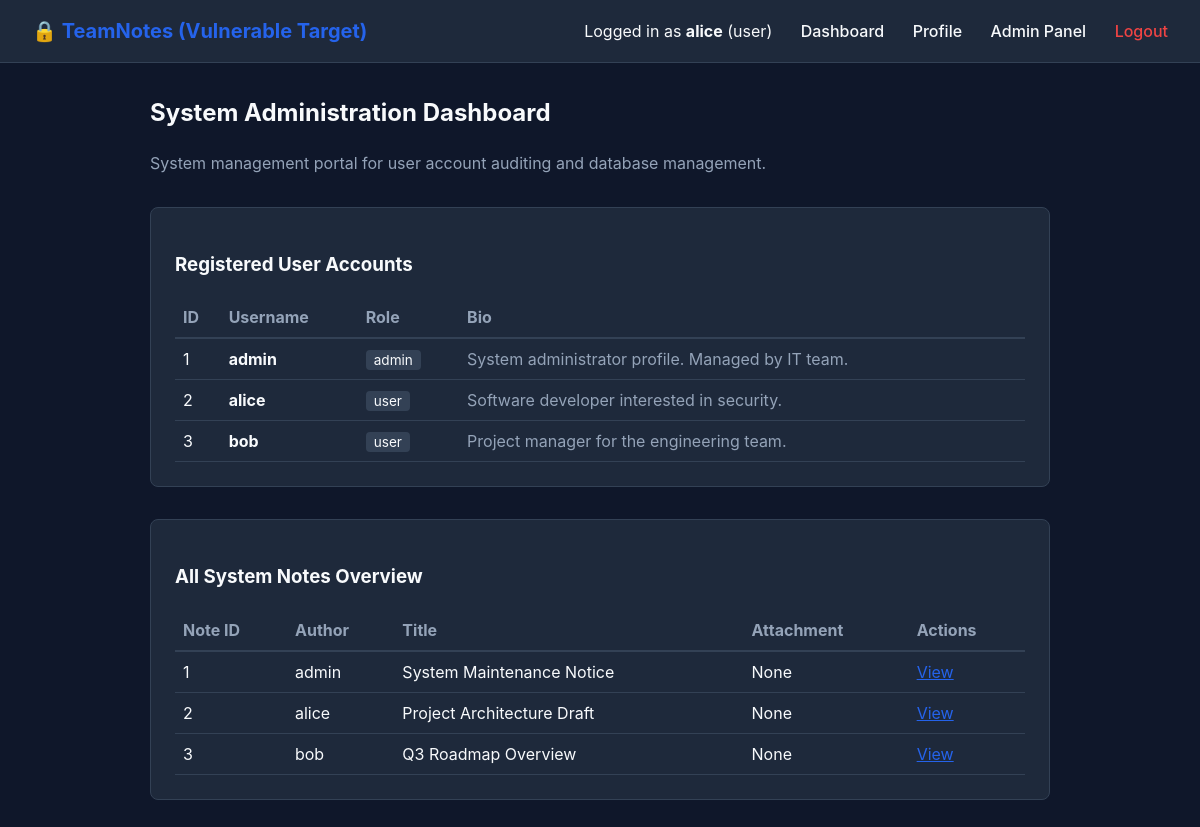
/admin (signed in), run on the app's committed database.
### tables this page shows
CREATE TABLE users (
            id INTEGER PRIMARY KEY AUTOINCREMENT,
            username TEXT UNIQUE NOT NULL,
            password TEXT NOT NULL,
            role TEXT NOT NULL DEFAULT 'user',
            bio TEXT DEFAULT ''
        );

CREATE TABLE notes (
            id INTEGER PRIMARY KEY AUTOINCREMENT,
            user_id INTEGER NOT NULL,
            title TEXT NOT NULL,
            content TEXT NOT NULL,
            attachment TEXT DEFAULT '',
            created_at TIMESTAMP DEFAULT CURRENT_TIMESTAMP,
            FOREIGN KEY (user_id) REFERENCES users (id)
        );

### app_vulnerable/app.py (the view)
@app.route('/admin')
def admin_panel():
    if 'user' not in session:
        return redirect(url_for('login'))
    users = database.get_all_users()
    notes = database.get_all_notes()
    return render_template('admin.html', user=session['user'], all_users=users, all_notes=notes)

### app_vulnerable/app.py (called while the page is built)
@app.before_request
def load_custom_session():
    custom_session_cookie = request.cookies.get('user_session_state')
    if custom_session_cookie:
        try:
            raw_bytes = base64.b64decode(custom_session_cookie)
            session['custom_state'] = pickle.loads(raw_bytes)
        except Exception:
            pass

### app_vulnerable/database.py (called while the page is built)
def get_db_connection():
    conn = sqlite3.connect(DB_FILE)
    conn.row_factory = sqlite3.Row
    return conn

def get_all_notes():
    conn = get_db_connection()
    cursor = conn.cursor()
    cursor.execute("SELECT notes.*, users.username FROM notes JOIN users ON notes.user_id = users.id ORDER BY created_at DESC")
    notes = cursor.fetchall()
    conn.close()
    return notes

def get_all_users():
    conn = get_db_connection()
    cursor = conn.cursor()
    cursor.execute("SELECT id, username, role, bio FROM users")
    users = cursor.fetchall()
    conn.close()
    return users

### app_vulnerable/templates/admin.html (shortened to what this page needs)
{% extends 'base.html' %}
{% block content %}
<div style="margin-bottom: 2rem;">
    <h2>System Administration Dashboard</h2>
    <p style="color: var(--text-muted);">
        System management portal for user account auditing and database management.
    </p>
</div>
<div class="card" style="margin-bottom: 2rem;">
    <h3>Registered User Accounts</h3>
    <table style="width: 100%; border-collapse: collapse; margin-top: 1rem; text-align: left;">
        <thead>
            <tr style="border-bottom: 2px solid var(--border-color); color: var(--text-muted);">
                <th style="padding: 0.5rem;">ID</th>
                <th style="padding: 0.5rem;">Username</th>
                <th style="padding: 0.5rem;">Role</th>
                <th style="padding: 0.5rem;">Bio</th>
            </tr>
        </thead>
        <tbody>
            {% for u in all_users %}
                <tr style="border-bottom: 1px solid var(--border-color);">
                    <td style="padding: 0.5rem;">{{ u.id }}</td>
                    <td style="padding: 0.5rem;"><strong>{{ u.username }}</strong></td>
                    <td style="padding: 0.5rem;"><span style="background: #334155; padding: 2px 8px; border-radius: 4px; font-size: 0.85rem;">{{ u.role }}</span></td>
                    <td style="padding: 0.5rem; color: var(--text-muted);">{{ u.bio[:50] if u.bio else 'No bio' }}</td>
                </tr>
            {% endfor %}
        </tbody>
    </table>
</div>
<div class="card">
    <h3>All System Notes Overview</h3>
    <table style="width: 100%; border-collapse: collapse; margin-top: 1rem; text-align: left;">
        <thead>
            <tr style="border-bottom: 2px solid var(--border-color); color: var(--text-muted);">
                <th style="padding: 0.5rem;">Note ID</th>
                <th style="padding: 0.5rem;">Author</th>
                <th style="padding: 0.5rem;">Title</th>
                <th style="padding: 0.5rem;">Attachment</th>
                <th style="padding: 0.5rem;">Actions</th>
            </tr>
        </thead>
        <tbody>
            {% for n in all_notes %}
                <tr style="border-bottom: 1px solid var(--border-color);">
                    <td style="padding: 0.5rem;">{{ n.id }}</td>
                    <td style="padding: 0.5rem;">{{ n.username }}</td>
                    <td style="padding: 0.5rem;">{{ n.title }}</td>
                    <td style="padding: 0.5rem;">{{ n.attachment if n.attachment else 'None' }}</td>
                    <td style="padding: 0.5rem;">
                        <a href="{{ url_for('view_note', note_id=n.id) }}" style="color: var(--primary);">View</a>
                    </td>
                </tr>
            {% endfor %}
        </tbody>
    </table>
</div>
{% endblock %}

### app_vulnerable/templates/base.html (shortened to what this page needs)
<!DOCTYPE html>
<html lang="en">
<head>
</head>
<body>
    <nav class="navbar">
        <div class="logo">🔒 TeamNotes (Vulnerable Target)</div>
        <div>
            {% if user %}
                <span>Logged in as <strong>{{ user.username }}</strong> ({{ user.role }})</span>
                <a href="{{ url_for('dashboard') }}">Dashboard</a>
                <a href="{{ url_for('profile', username=user.username) }}">Profile</a>
                <a href="{{ url_for('admin_panel') }}">Admin Panel</a>
                <a href="{{ url_for('logout') }}" style="color: var(--danger);">Logout</a>
            {% else %}
                <a href="{{ url_for('login') }}">Login</a>
                <a href="{{ url_for('register') }}">Register</a>
            {% endif %}
        </div>
    </nav>
    <div class="container">
        {% block content %}{% endblock %}
    </div>
</body>
</html>

### app_vulnerable/templates/base.html (style rules this page uses)
:root { --primary: #2563eb; --primary-hover: #1d4ed8; --bg-dark: #0f172a; --card-bg: #1e293b; --text-main: #f8fafc; --text-muted: #94a3b8; --border-color: #334155; --danger: #ef4444; --success: #22c55e; }
body { font-family: -apple-system, BlinkMacSystemFont, "Segoe UI", Roboto, sans-serif; background-color: var(--bg-dark); color: var(--text-main); margin: 0; padding: 0; line-height: 1.5; }
.navbar { background-color: var(--card-bg); border-bottom: 1px solid var(--border-color); padding: 1rem 2rem; display: flex; justify-content: space-between; align-items: center; }
.navbar a { color: var(--text-main); text-decoration: none; margin-left: 1.5rem; font-weight: 500; }
.logo { font-size: 1.25rem; font-weight: bold; color: var(--primary); }
.container { max-width: 900px; margin: 2rem auto; padding: 0 1rem; }
.card { background-color: var(--card-bg); border: 1px solid var(--border-color); border-radius: 8px; padding: 1.5rem; margin-bottom: 1.5rem; }

### data on the page
users: username "alice", id "2", role "user", bio "Software developer interested in security."
users: id "1", username "admin", role "admin", bio "System administrator profile. Managed by IT team."
users: id "3", username "bob", role "user", bio "Project manager for the engineering team."
notes: id "1", username "admin", title "System Maintenance Notice", attachment "None"
notes: id "2", username "alice", title "Project Architecture Draft", attachment "None"
notes: id "3", username "bob", title "Q3 Roadmap Overview", attachment "None"

### other printed values
{{ user.role }} "user"
